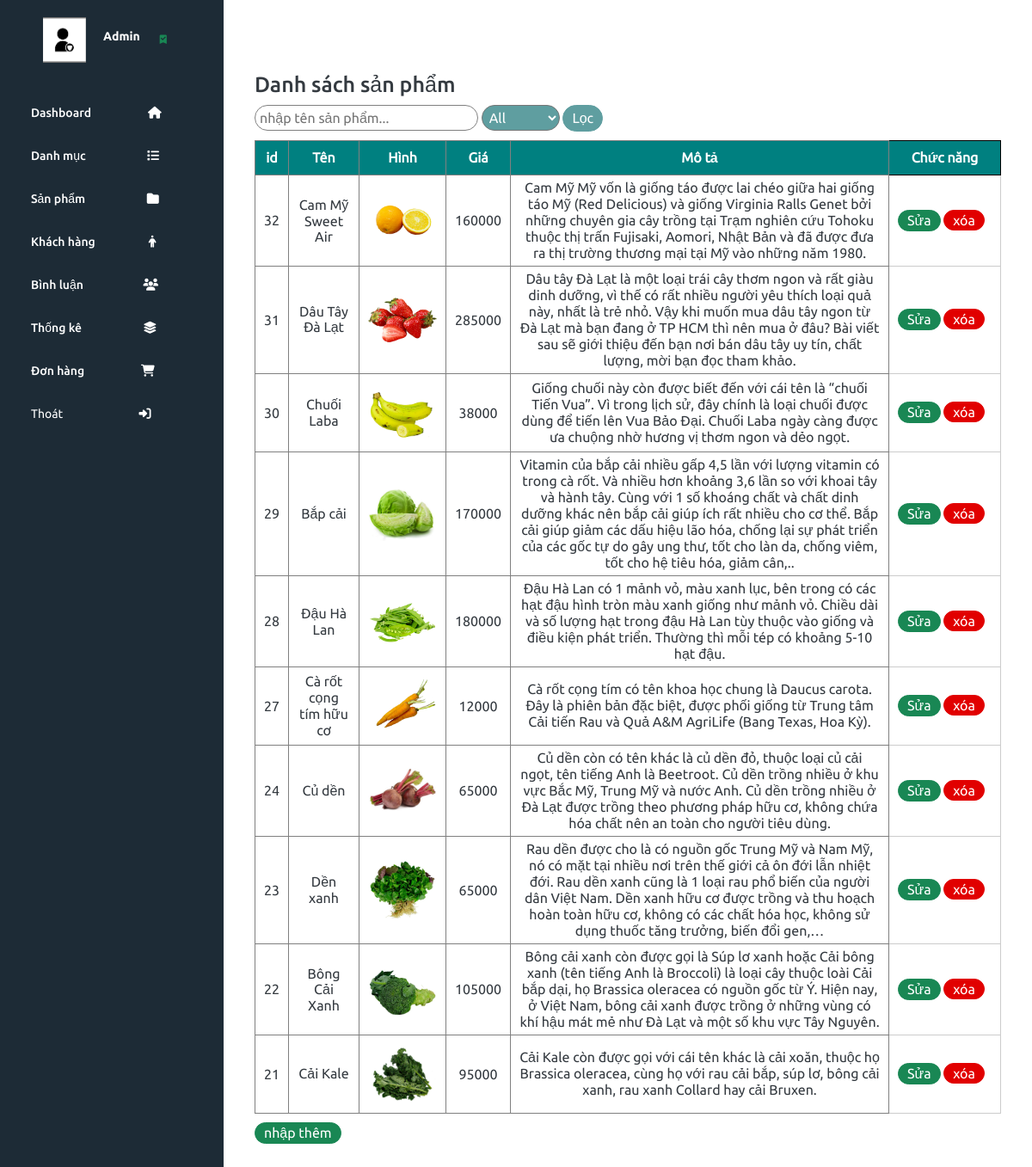
/admin/index.php?act=listsp, run on the app's committed database.
### tables this page shows
CREATE TABLE `sanpham` (
  `id` int(11) NOT NULL,
  `name` varchar(255) NOT NULL,
  `price` int(11) DEFAULT 0,
  `img` varchar(255) DEFAULT NULL,
  `mota` text DEFAULT NULL,
  `luotxem` int(11) DEFAULT 0,
  `iddm` int(11) NOT NULL
);

### model/pdo.php (called while the page is built, shortened)
<?php
function pdo_get_connection()
{
    $dburl = "mysql:host=localhost;dbname=da1-greenshop;charset=utf8";
    $username = 'root';
    $password = '';
    $conn = new PDO($dburl, $username, $password);
    $conn->setAttribute(PDO::ATTR_ERRMODE, PDO::ERRMODE_EXCEPTION);
    return $conn;
}
function pdo_query($sql)
{
    $sql_args = array_slice(func_get_args(), 1);
    try {
        $conn = pdo_get_connection();
        $stmt = $conn->prepare($sql);
        $stmt->execute($sql_args);
        $rows = $stmt->fetchAll();
        return $rows;
    } catch (PDOException $e) {
        throw $e;
    } finally {
        unset($conn);
    }
}

### model/sanpham.php (called while the page is built, shortened)
<?php
function loadall_sanpham($kyw = "", $iddm = 0, $giatien)
{
    $sql = "select * from sanpham where 1";
    $sql .= " order by id desc";
    $listsanpham = pdo_query($sql);
    return $listsanpham;
}

### admin/sanpham/list.php (the view, shortened to what this page needs)
<div class="row">
    <div class="row header  mb-10">
        <h3>Danh sách sản phẩm</h3>
    </div>
    <form action="index.php?act=listsp" method="post" class="m-10">
        <input placeholder="nhập tên sản phẩm..." style="border-radius: 50px;padding: 5px;border:1px solid gray;" type="text" name="kyw">
        <select style="padding:4px ;color:white;background-color: cadetblue;border-radius: 20px;" name="iddm">
            <option value="0" selected>All</option>
        </select>
        <input style="border-radius:50px;padding:5px 10px;background-color:cadetblue;border:1px solid cadetblue;color:white;" type="submit" name="listok" value="Lọc">
    </form>
    <div class="frmcontent">
        <div class=" m-10 ">
            <table class="formloai ">
                <tr style="background-color: teal;color:white;">
                    <th style="border: 1px solid gray;text-align:center ;">id </th>
                    <th style="border: 1px solid gray;text-align:center ;">Tên </th>
                    <th style="border: 1px solid gray;text-align:center ;">Hình</th>
                    <th style="border: 1px solid gray;text-align:center ;">Giá</th>
                    <th style="border: 1px solid gray;text-align:center ;">Mô tả</th>
                    <th style="width:130px;padding:10px;border: 1px solid black;text-align:center ;">Chức năng</th>
                </tr>
                <?php
                foreach ($listsanpham as $sanpham) {
                    extract($sanpham);
                    $suasp = "index.php?act=suasp&id=" . $id;
                    $xoasp = "index.php?act=xoasp&id=" . $id;
                    $hinhpath = "../upload/" . $img;
                    if (is_file($hinhpath)) {
                        $hinh = "<img src='" . $hinhpath . "' height='80'>";
                    } else {
                        $hinh = "no photo";
                    }
                    echo
                    '
                    <tr>
                    <td style="border: 1px solid gray;text-align:center ;">' . $id . '</td>
                    <td style="border: 1px solid gray;text-align:center ;">' . $name . '</td>
                    <td style="border: 1px solid gray;text-align:center ;">' . $hinh . '</td>
                    <td style="border: 1px solid gray;text-align:center ;">' . $price . '</td>
                    <td style="border: 1px solid gray;text-align:center ;">' . $mota . '</td>
                    <td style="style="border-radius:50px;padding:2px 10px;background-color:#198754;border:1px solid #198754;color:white;"border: 1px solid black;text-align:center ;"><a href="' . $suasp . '"><input style="border-radius:50px;padding:2px 10px;background-color:#198754;border:1px solid #198754;color:white;"type="button" value="Sửa"></a> <a  href="' . $xoasp . '"> <input style="border-radius:50px;padding:2px 10px;background-color:#E10000;border:1px solid #E10000;color:white;" type="button"  onclick="return abc()" value="xóa"></a></td>
                    </tr>
                    ';
                }
                ?>
            </table>
        </div>
        <div class="">
            <a href="http://localhost/PHP1/ky4/greenshop/admin/index.php?act=addsp"><input style="border-radius:50px;padding:2px 10px;background-color:#198754;border:1px solid #198754;color:white;" type="button" value="nhập thêm"></a>
        </div>
    </div>
</div>

### admin/header.php (shortened to what this page needs)
<!DOCTYPE html>
<html lang="en">
<head>
  <link rel="stylesheet" href="assets/vendors/mdi/css/materialdesignicons.min.css">
  <link rel="stylesheet" href="assets/vendors/css/vendor.bundle.base.css">
  <link rel="stylesheet" href="assets/css/style.css">
  <link rel="stylesheet" href="assets/css/admin.css">
</head>
<body>
  <div class="container-scroller">
    <div class="container-fluid page-body-wrapper">
      <nav style="background-color: #1D2B36;padding-bottom: 400px;" class="sidebar" id="sidebar">
        <ul  class="nav">
          <li style="display: flex;gap: 20px;padding: 20px 50px;align-items: center;" class=" nav-profile">
              <div class="nav-profile-image">
                <img width="50px"  src="../view/images/adminlogo.png" alt="profile">
              </div>
              <div class="nav-profile-text d-flex flex-column">
                <span class="text-white font-weight-bold mb-2">Admin</span>
              </div>
              <i class="mdi mdi-bookmark-check text-success nav-profile-badge"></i>
          </li>
          <li style="background-color: #1D2B36;margin-top: 5%;" class="nav-item">
            <a class="nav-link" href="index.php?act=home">
              <span class="menu-title text-white">Dashboard</span>
              <i style="color:white;margin-left: 35%;" class="fa-solid fa-house"></i>
            </a>
          </li>
          <li style="background-color: #1D2B36;" class="nav-item">
            <a class="nav-link" href="index.php?act=listdm">
              <span class="menu-title text-white">Danh mục</span>
              <i style="color:white;margin-left: 38%;" class="fa-solid fa-list"></i>
            </a>
          </li>
          <li style="background-color: #1D2B36;" class="nav-item">
            <a class="nav-link" href="index.php?act=listsp">
              <span class="menu-title text-white">Sản phẩm</span>
              <i style="color:white;margin-left: 38%;" class="fa-solid fa-folder"></i>
            </a>
          </li>
          <li style="background-color: #1D2B36;" class="nav-item">
            <a class="nav-link" href="index.php?act=dskh">
              <span class="menu-title text-white">Khách hàng</span>
              <i style="color:white;margin-left: 33%;" class="fa-solid fa-person"></i>
            </a>
          </li>
          <li style="background-color: #1D2B36;" class="nav-item">
            <a class="nav-link" href="index.php?act=dsbl">
              <span class="menu-title text-white">Bình luận</span>
              <i style="color:white;margin-left: 37%;" class="fa-solid fa-users"></i>
            </a>
          </li>
          <li style="background-color: #1D2B36;" class="nav-item">
            <a class="nav-link" href="index.php?act=thongke">
              <span class="menu-title text-white">Thống kê</span>
              <i style="color:white;margin-left: 38%;" class="fa-solid fa-layer-group"></i>
            </a>
          </li>
          <li style="background-color: #1D2B36;" class="nav-item">
            <a class="nav-link" href=" index.php?act=listbill">
              <span class="menu-title text-white">Đơn hàng</span>
              <i style="color:white;margin-left: 35%;" class="fa-solid fa-cart-shopping"></i>
            </a>
          </li>
          <li style="background-color: #1D2B36;" class="nav-item">
            <a class="nav-link" href="http://localhost/PHP1/ky4/greenshop/">
              <span class="menu-title text-white">Thoát</span>
              <i style="color:white;margin-left: 47%;" class="fa-solid fa-right-to-bracket"></i>
            </a>
          </li>
      </nav>
      <div class="main-panel">
        <div style="background-color: white;" class="content-wrapper">
          <div class="row">
          </div>

### admin/index.php (shortened to what this page needs)
<?php
include "../model/pdo.php";
include "../model/sanpham.php";
include "../model/binhluan.php";
include "../model/cart.php";
include "header.php";
if (isset($_GET['act'])) {
    $act = $_GET['act'];
    switch ($act) {
        case 'listsp':
            if (isset($_POST['listok']) && ($_POST['listok'])) {
                $kyw = $_POST['kyw'];
                $iddm = $_POST['iddm'];
            } else {
                $kyw = '';
                $iddm = 0;
            }
            $giatien = 0;
            $listsanpham = loadall_sanpham($kyw, $iddm, $giatien);
            include "sanpham/list.php";
            break;
    }
}
include "footer.php";

### admin/footer.php (shortened to what this page needs)
        </div>
      </div>
    </div>
  </body>
</html>

### admin/assets/css/admin.css (style rules this page uses)
.formloai { width: 100%; border-collapse: collapse; }
.formloai td { padding: 5px 10px; border: 1px #ccc solid; }
.m-10 { margin-bottom: 10px; }

### data on the page
sanpham: id "32", name "Cam Mỹ Sweet Air", img (picture), price "160000", mota "Cam Mỹ Mỹ vốn là giống táo được lai chéo giữa hai giống táo Mỹ (Red Delicious) và giống Virginia Ralls Genet bởi những chuyên gia cây trồng tại Trạm nghiên cứu Tohoku thuộc thị trấn Fujisaki, Aomori, Nhật Bản và đã được đưa ra thị trường thương mại tại Mỹ vào những năm 1980."
sanpham: id "31", name "Dâu Tây Đà Lạt", img (picture), price "285000", mota "Dâu tây Đà Lạt là một loại trái cây thơm ngon và rất giàu dinh dưỡng, vì thế có rất nhiều người yêu thích loại quả này, nhất là trẻ nhỏ. Vậy khi muốn mua dâu tây ngon từ Đà Lạt mà bạn đang ở TP HCM thì nên mua ở đâu? Bài viết sau sẽ giới thiệu đến bạn nơi bán dâu tây uy tín, chất lượng, mời bạn đọc tham khảo."
sanpham: id "30", name "Chuối Laba", img (picture), price "38000", mota "Giống chuối này còn được biết đến với cái tên là “chuối Tiến Vua”. Vì trong lịch sử, đây chính là loại chuối được dùng để tiến lên Vua Bảo Đại. Chuối Laba ngày càng được ưa chuộng nhờ hương vị thơm ngon và dẻo ngọt."
sanpham: id "29", name "Bắp cải", img (picture), price "170000", mota "Vitamin của bắp cải nhiều gấp 4,5 lần với lượng vitamin có trong cà rốt. Và nhiều hơn khoảng 3,6 lần so với khoai tây và hành tây. Cùng với 1 số khoáng chất và chất dinh dưỡng khác nên bắp cải giúp ích rất nhiều cho cơ thể. Bắp cải giúp giảm các dấu hiệu lão hóa, chống lại sự phát triển của các gốc tự do gây ung thư, tốt cho làn da, chống viêm, tốt cho hệ tiêu hóa, giảm cân,.."
sanpham: id "28", name "Đậu Hà Lan", img (picture), price "180000", mota "Đậu Hà Lan có 1 mảnh vỏ, màu xanh lục, bên trong có các hạt đậu hình tròn màu xanh giống như mảnh vỏ. Chiều dài và số lượng hạt trong đậu Hà Lan tùy thuộc vào giống và điều kiện phát triển. Thường thì mỗi tép có khoảng 5-10 hạt đậu."
sanpham: id "27", name "Cà rốt cọng tím hữu cơ", img (picture), price "12000", mota "Cà rốt cọng tím có tên khoa học chung là Daucus carota. Đây là phiên bản đặc biệt, được phối giống từ Trung tâm Cải tiến Rau và Quả A&M AgriLife (Bang Texas, Hoa Kỳ)."
sanpham: id "24", name "Củ dền", img (picture), price "65000", mota "Củ dền còn có tên khác là củ dền đỏ, thuộc loại củ cải ngọt, tên tiếng Anh là Beetroot. Củ dền trồng nhiều ở khu vực Bắc Mỹ, Trung Mỹ và nước Anh. Củ dền trồng nhiều ở Đà Lạt được trồng theo phương pháp hữu cơ, không chứa hóa chất nên an toàn cho người tiêu dùng."
sanpham: id "23", name "Dền xanh", img (picture), price "65000", mota "Rau dền được cho là có nguồn gốc Trung Mỹ và Nam Mỹ, nó có mặt tại nhiều nơi trên thế giới cả ôn đới lẫn nhiệt đới. Rau dền xanh cũng là 1 loại rau phổ biến của người dân Việt Nam. Dền xanh hữu cơ được trồng và thu hoạch hoàn toàn hữu cơ, không có các chất hóa học, không sử dụng thuốc tăng trưởng, biến đổi gen,…"
sanpham: id "22", name "Bông Cải Xanh", img (picture), price "105000", mota "Bông cải xanh còn được gọi là Súp lơ xanh hoặc Cải bông xanh (tên tiếng Anh là Broccoli) là loại cây thuộc loài Cải bắp dại, họ Brassica oleracea có nguồn gốc từ Ý. Hiện nay, ở Việt Nam, bông cải xanh được trồng ở những vùng có khí hậu mát mẻ như Đà Lạt và một số khu vực Tây Nguyên."
sanpham: id "21", name "Cải Kale", img (picture), price "95000", mota "Cải Kale còn được gọi với cái tên khác là cải xoăn, thuộc họ Brassica oleracea, cùng họ với rau cải bắp, súp lơ, bông cải xanh, rau xanh Collard hay cải Bruxen."
